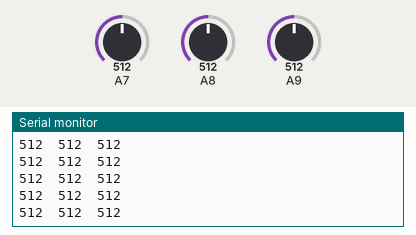
This sketch was run on a simulated Arduino Mega 2560, built with avr-gcc and run on an emulated ATmega2560. Shown: the last lines printed to the serial monitor. The test bench sets the inputs (shaded band); at power-on: A7 = 512, A8 = 512, A9 = 512.

Above: at 1.2 s.
1.3 s: A7 set to 716
At 2.2 s:
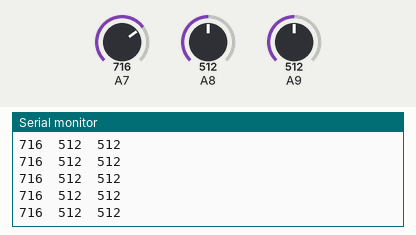
2.8 s: A8 set to 716
At 3.6 s:
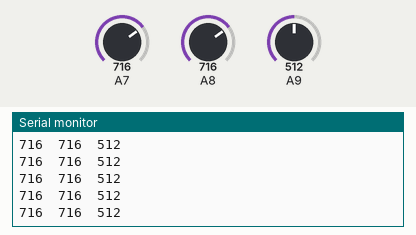
4.3 s: A9 set to 716
At 5.3 s:
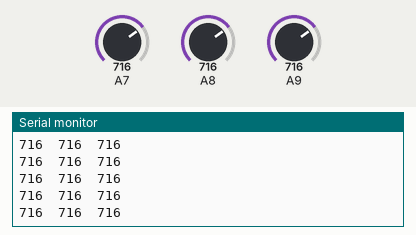
5.8 s: A7 set to 900
At 6.5 s:
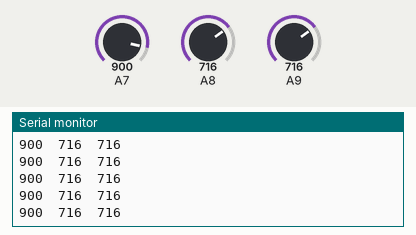
7.3 s: A8 set to 900
At 7.8 s:
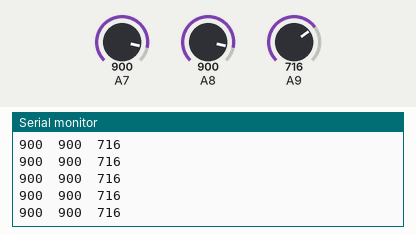
8.8 s: A9 set to 900
At 9.8 s:
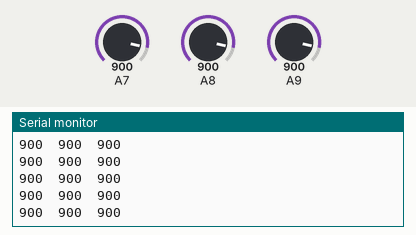
Timing chart, 0 to 11.3 s (numbered marks = the images above; inputs shaded):
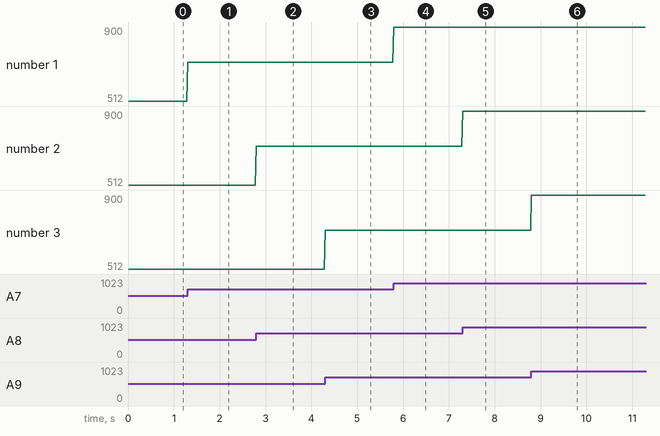

The sketch:

get_msp432_motion_data.ino
```cpp
#include "SPI.h"

#define FREQUENCY_HZ        50
#define INTERVAL_MS         (1000 / (FREQUENCY_HZ + 1))

const int xpin = 23; // x-axis of the accelerometer
const int ypin = 24; // y-axis
const int zpin = 25; // z-axis

void setup() {
  // By default MSP432 has analogRead() set to 10 bits.
  // This Sketch assumes 12 bits. Uncomment to line below to set analogRead()
  // to 12 bit resolution for MSP432.
  //analogReadResolution(12);
  Serial.begin(115200);
  Serial.println("Started");
}

void loop() {
  static unsigned long last_interval_ms = 0;

  if (millis() > last_interval_ms + INTERVAL_MS) {
    last_interval_ms = millis();

    Serial.print(analogRead(xpin));
    Serial.print("\t");
    Serial.print(analogRead(ypin));
    Serial.print("\t");
    Serial.println(analogRead(zpin));
  }
}
```

Measured:
- after the input at 1.3 s, the serial monitor: prints a new line at once (image 1)
- after the input at 2.8 s, the serial monitor: prints a new line at once (image 2)
- after the input at 4.3 s, the serial monitor: prints a new line at once (image 3)
- after the input at 5.8 s, the serial monitor: prints a new line at once (image 4)
- after the input at 7.3 s, the serial monitor: prints a new line at once (image 5)
- after the input at 8.8 s, the serial monitor: prints a new line at once (image 6)
- plotted number 1: 512 → 716 after the input at 1.3 s, 716 → 900 after the input at 5.8 s
